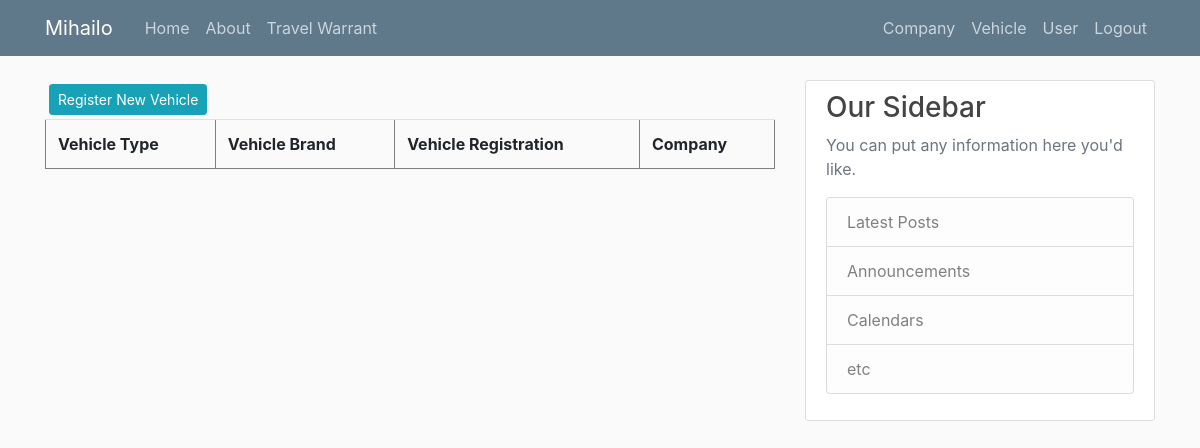
The page /vehicle_list (signed in) on the database as committed earlier.
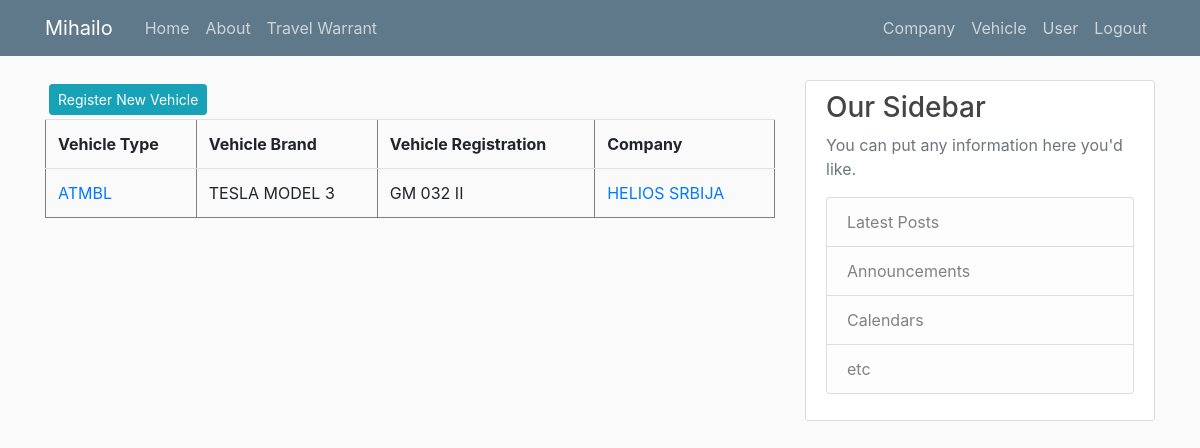
The same page on the database as committed later.
### putninalozi/models.py (models this page shows, shortened)
class User(db.Model, UserMixin):
    id = db.Column(db.Integer, primary_key=True)
    email = db.Column(db.String(120), unique=True, nullable=False)
    old_email = db.Column(db.String(120), unique=False, nullable=False)
    password = db.Column(db.String(60), nullable = False)
    name = db.Column(db.String(20), unique=False, nullable=False)
    surname = db.Column(db.String(20), unique=False, nullable=False)
    authorization = db.Column(db.String(10), nullable = False) # ovde treba da budu tipovi korisnika: S_admin, C_admin, C_user
    company_id = db.Column(db.Integer, db.ForeignKey('company.id'), nullable=True)
    travelwarrants = db.relationship('TravelWarrant', backref='travelwarrant_user', lazy=True)

class Vehicle(db.Model):
    id = db.Column(db.Integer, primary_key=True)
    vehicle_type = db.Column(db.String(10), nullable = False)
    vehicle_brand = db.Column(db.String(10), nullable = False)
    vehicle_registration = db.Column(db.String(12), nullable = False)
    company_id = db.Column(db.Integer, db.ForeignKey('company.id'), nullable=False)

class Company(db.Model):
    id = db.Column(db.Integer, primary_key=True)
    companyname = db.Column(db.String(20), unique=True, nullable=False)         #Helios, Metalac, Tetrapak, Foka, Papir Print
    company_address = db.Column(db.String(20), unique=False, nullable=False)
    company_address_number = db.Column(db.Integer, nullable=False)
    company_zip_code = db.Column(db.Integer, nullable=False)
    company_city = db.Column(db.String(20), unique=False, nullable=False)
    company_state = db.Column(db.String(20), unique=False, nullable=False)
    company_pib = db.Column(db.Integer, nullable=False)
    company_mb = db.Column(db.Integer, nullable=False)
    company_site = db.Column(db.String(20), unique=True, nullable=False) #vidi imali neki model tipa db.Link()
    company_mail = db.Column(db.String(120), unique=True, nullable=False)
    company_phone = db.Column(db.Integer, nullable=False)
    company_logo = db.Column(db.String(60), nullable=False)
    users = db.relationship('User', backref='user_company', lazy=True)
    vehicles = db.relationship('Vehicle', backref='vehicle_company', lazy=True)
    travelwarrants = db.relationship('TravelWarrant', backref='travelwarrants_company', lazy=True)

### putninalozi/vehicles/routes.py (the view)
@vehicles.route("/vehicle_list")
def vehicle_list():
    vehicles = Vehicle.query.all()
    return render_template('vehicle_list.html', title='Vehicles', vehicles=vehicles)

### putninalozi/models.py (called while the page is built)
@login_manager.user_loader
def load_user(user_id):
    return User.query.get(int(user_id))

### putninalozi/templates/vehicle_list.html (shortened to what this page needs)
{% extends "layout.html" %}
{% block content %}
{% if current_user.authorization != 'c_user' %}
  <a class="btn btn-info btn-sm m-1" href="{{ url_for('vehicles.register_v') }}">Register New Vehicle</a>
{% endif %}
<table width="200" border="1" class="table">
  {% if current_user.authorization == 's_admin' %}
    <tr>
      <th>Vehicle Type</th>
      <th>Vehicle Brand</th>
      <th>Vehicle Registration</th>
      <th>Company</th>
    </tr>
    {% for vehicle in vehicles %}
      <tr>
        <td><a class="mr-2" href="#" title="Edit Vehicle">{{ vehicle.vehicle_type }}</a></td>
        <td>{{ vehicle.vehicle_brand }}</td>
        <td>{{ vehicle.vehicle_registration }}</td>
        <td><a class="mr-2" href="#" title="Edit Company">{{ vehicle.vehicle_company.companyname }}</a></td>
      </tr>
    {% endfor %}
  {% endif %}
</table>
{% endblock content%}

### putninalozi/templates/layout.html (shortened to what this page needs)
<!doctype html>
<html lang="en">
  <head>
    <link rel="stylesheet" href="https://cdn.jsdelivr.net/npm/bootstrap@4.3.1/dist/css/bootstrap.min.css">
    <link rel="stylesheet" type="text/css" href="{{ url_for('static', filename='main.css') }}">
  </head>
  <body>
    <header class="site-header">
      <nav class="navbar navbar-expand-md navbar-dark bg-steel fixed-top">
        <div class="container">
          <a class="navbar-brand mr-4" href="/">{{ current_user.name }}</a>
          <div class="collapse navbar-collapse" id="navbarToggle">
            <div class="navbar-nav mr-auto">
              <a class="nav-item nav-link" href="{{ url_for('main.home') }}">Home</a>
              <a class="nav-item nav-link" href="{{ url_for('main.about') }}">About</a>
              <a class="nav-item nav-link" href="{{ url_for('travel_warrants.travel_warrant') }}">Travel Warrant</a>
            </div>
            <div class="navbar-nav">
              {% if current_user.is_authenticated %}
                {% if current_user.authorization == 's_admin' %}
                  <a class="nav-item nav-link" href="{{ url_for('companys.company_list') }}">Company</a>
                  <a class="nav-item nav-link" href="{{ url_for('vehicles.vehicle_list') }}">Vehicle</a>
                  <a class="nav-item nav-link" href="{{ url_for('users.user_list') }}">User</a>
                  <a class="nav-item nav-link" href="{{ url_for('users.logout') }}">Logout</a>
                {% else %}
                  <a class="nav-item nav-link" href="{{ url_for('users.user_list') }}">User</a>
                  <a class="nav-item nav-link" href="{{ url_for('users.logout') }}">Logout</a>
                {% endif %}
              {% else %}
                <a class="nav-item nav-link" href="{{ url_for('users.login') }}">Login</a>
              {% endif %}
            </div>
          </div>
        </div>
      </nav>
    </header>
    <main role="main" class="container">
      <div class="row">
        <div class="col-md-8">
          {% block content %}{% endblock %}
        </div>
        <div class="col-md-4">
          <div class="content-section">
            <h3>Our Sidebar</h3>
            <p class='text-muted'>You can put any information here you'd like.
              <ul class="list-group">
                <li class="list-group-item list-group-item-light">Latest Posts</li>
                <li class="list-group-item list-group-item-light">Announcements</li>
                <li class="list-group-item list-group-item-light">Calendars</li>
                <li class="list-group-item list-group-item-light">etc</li>
              </ul>
            </p>
          </div>
        </div>
      </div>
    </main>
  </body>
</html>

### putninalozi/static/main.css (style rules this page uses)
body { background: #fafafa; color: #333333; margin-top: 5rem; }
h1, h2, h3, h4, h5, h6 { color: #444444; }
.bg-steel { background-color: #5f788a; }
.site-header .navbar-nav .nav-link { color: #cbd5db; }
.content-section { background: #ffffff; padding: 10px 20px; border: 1px solid #dddddd; border-radius: 3px; margin-bottom: 20px; }

Rows that differ between the two databases and show on the page:
added Vehicle: vehicle_type "ATMBL", vehicle_brand "TESLA MODEL 3", vehicle_registration "GM 032 II", vehicle_company.companyname "HELIOS SRBIJA"
